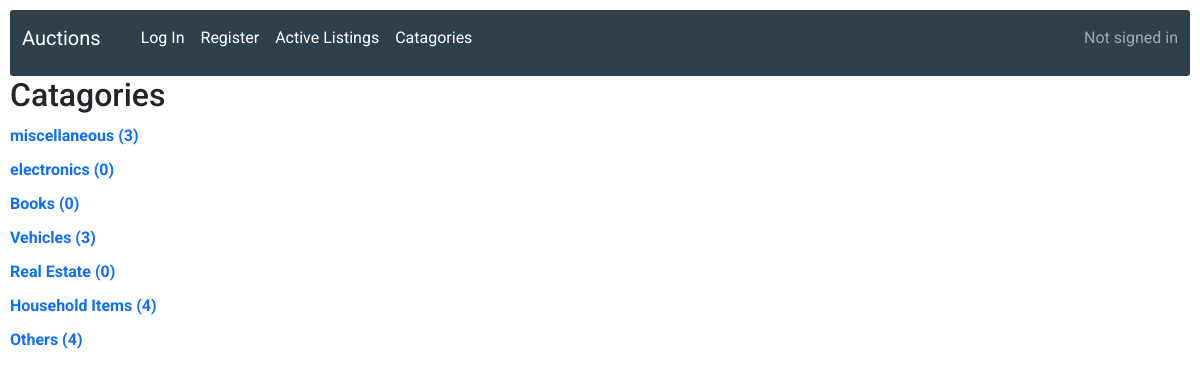
The page /catagories on the database its author committed.
### auctions/models.py (models this page shows, shortened)
class Catagory(models.Model):
    catagoryname = models.CharField(max_length=64)

### auctions/views.py (the view)
# urls.py: path("catagories", views.catagories, name="catagories")
def catagories(request):
    catagories = Catagory.objects.all()
    otherscount = Listing.objects.filter(catagory=None).count
    return render (request, "auctions/catagories.html", {
        "catagories" : catagories,
        "otherscount" : otherscount
    })

### auctions/templates/auctions/catagories.html
{% extends "auctions/layout.html" %}
{% block body %}
<div>
    <h2>Catagories</h2>
</div>
{% for catagory in catagories %}
<div>
    <a href="{% url 'auctions:catlist' catagory_id=catagory.id %}"><strong>{{ catagory.catagoryname }} ({{ catagory.listings.count }})</strong></a>
</div>
{% endfor %}
<div>
    <a href="{% url 'auctions:catlist' catagory_id=0 %}"><strong>Others ({{ otherscount }})</strong></a>
</div>
{% endblock %}

### auctions/static/auctions/styles.css (style rules this page uses)
body { font-family: 'Roboto', sans-serif; font-style: bold; padding: 10px; background-color: white; }
a { text-decoration: none; }
div { margin-bottom: 10px; }

### rows shown on the page
Catagory: catagoryname "miscellaneous", listings.count "3"
Catagory: catagoryname "electronics", listings.count "0"
Catagory: catagoryname "Books", listings.count "0"
Catagory: catagoryname "Vehicles", listings.count "3"
Catagory: catagoryname "Real Estate", listings.count "0"
Catagory: catagoryname "Household Items", listings.count "4"

### other values the page prints
{{ otherscount }} "4"
